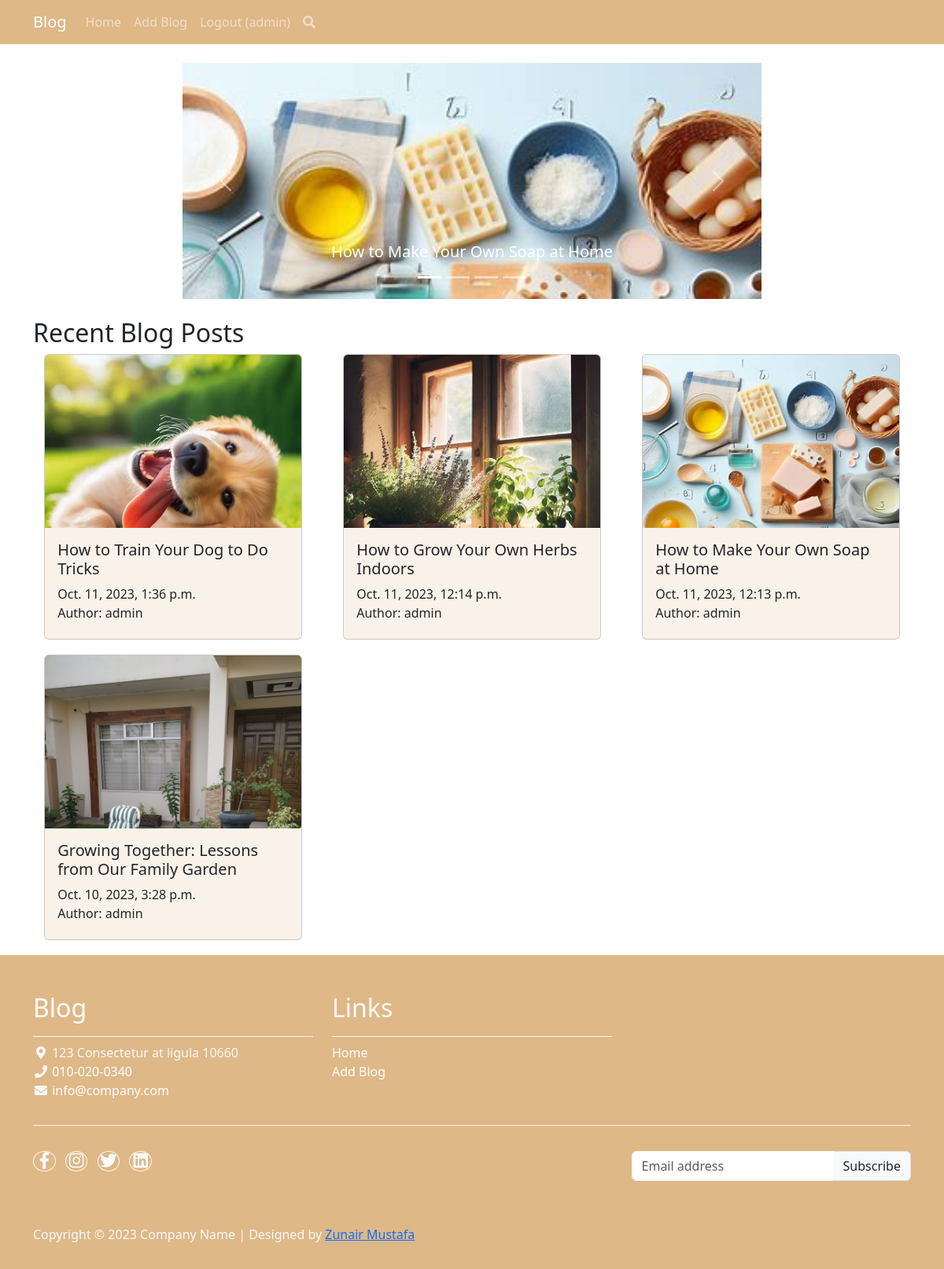
The page /home/ (signed in) on the database its author committed.
### blog_app/models.py (models this page shows, shortened)
class BlogPost(models.Model):
    title = models.CharField(max_length=200)
    desc = models.TextField(max_length=600)
    Content = models.TextField()
    author = models.ForeignKey(User, on_delete=models.CASCADE)
    date = models.DateTimeField(auto_now_add=True)

class BlogImage(models.Model):
    blog = models.ForeignKey(BlogPost, on_delete=models.CASCADE, related_name='images')
    pic = models.ImageField(upload_to='images/')

### blog_app/views.py (the view)
# urls.py: 2. Add a URL to urlpatterns:  path('', views.home, name='home')
def home(request):
    blogs = BlogPost.objects.order_by('-date')
    random_integer = random.randint(1, len(blogs))
    featured_blog = random.choice(blogs)
    return render(request, 'home.html', {'blogs': blogs,
                                            'featured': featured_blog,
                                            'random_integer': random_integer,})

### templates/home.html (shortened to what this page needs)
<!DOCTYPE html>
<html lang="en">
<head>
    <link rel="stylesheet" href="https://cdn.jsdelivr.net/npm/bootstrap/dist/css/bootstrap.min.css">
    <link rel="stylesheet" href="https://cdnjs.cloudflare.com/ajax/libs/font-awesome/5.15.3/css/all.min.css">
</head>
<body>
<div class="content">
<nav class="navbar navbar-expand-lg navbar-dark mx-auto" style="background-color: burlywood;">
    <div class="container">
        <a class="navbar-brand" href="/">Blog</a>
        <div class="collapse navbar-collapse" id="navbarNav">
            <ul class="navbar-nav ml-auto">
                <li class="nav-item active">
                    <a class="nav-link" href="/">Home</a>
                </li>
                <li class="nav-item">
                    <a class="nav-link" href="/add/">Add Blog</a>
                </li>
                {% if request.user.is_authenticated %}
                    <li class="nav-item">
                        <a class="nav-link" href="/logout/">Logout ({{request.user}})</a>
                    </li>
                {% else %}
                    <li class="nav-item">
                        <a class="nav-link" href="/login/">Login</a>
                    </li>
                {% endif %}
                <li class="nav-item">
                    <label for="search-form-toggle" class="nav-link">
                        <i class="fa fa-search"></i>
                    </label>
                </li>
            </ul>
        </div>
    </div>
</nav>
{% block content%}
<div class="container mt-4">
    <div class="row">
        <div class="col-md-8 mx-auto">
                <div id="mycarousel" class="carousel slide" data-bs-ride="carousel">
                    <div class="carousel-indicators">
                        {% for blog in blogs %}
                            {% if forloop.counter == 1 %}
                            <button type="button" data-bs-target="#mycarousel" data-bs-slide-to="0" class="active" aria-current="true"></button>
                            {% else %}
                            <button type="button" data-bs-target="#mycarousel" data-bs-slide-to="{{ forloop.counter0 }}"></button>
                            {% endif %}
                        {% endfor %}
                    </div>
                        <div class="carousel-inner" >
                            {% for blog in blogs %}
                                {% if forloop.counter == random_integer %}
                                    <div class="carousel-item active">
                                {% else %}
                                    <div class="carousel-item">
                                {% endif %}
                                {% with blog.images.first as i%}
                                    <a href="/blog/{{blog.id}}/">
                                        <div class="main-carousel-box">
                                        <img class="img-fluid d-block"  src="{{ i.pic.url }}" alt="blog img">
                                        </div>
                                    </a>
                                {% endwith %}
                                <div class="carousel-caption d-md-block ">
                                    <h5>{{blog.title}}</h5>
                                  </div>
                                </div>
                            {% endfor %}
                        </div>
                    <a class="carousel-control-prev" href="#mycarousel" role="button" data-bs-slide="prev">
                        <span class="carousel-control-prev-icon" aria-hidden="true"></span>
                    </a>
                    <a class="carousel-control-next" href="#mycarousel" role="button" data-bs-slide="next">
                        <span class="carousel-control-next-icon" aria-hidden="true"></span>
                    </a>
                </div>
        </div>
    </div>
</div>
<div class="container mt-4">
    <h2>Recent Blog Posts</h2>
    <div class="row">
        {% for blog in blogs %}
        <div class="col-md-4 ">
            <a href="/blog/{{ blog.id }}" style="text-decoration: none;">
                <div class="card mb-4 mx-auto" style="background-color:rgba(222, 184, 135, 0.18); height: 95%; width: 92%;">
                    <div class="card-box">
                    {% with blog.images.first as blog_image %}
                    <img src="{{blog_image.pic.url}}" class="card-img-top" alt="Blog" >
                    {% endwith %}
                    </div>
                    <div class="card-body">
                        <h5 class="card-title">{{blog.title}}</h5>
                        <p class="card-text">{{blog.date}}<br>Author: {{blog.author}}</p>
                    </div>
                </div>
            </a>
        </div>
        {% endfor %}
    </div>
</div>
{% endblock%}
</div>
<footer style="background-color: burlywood;">
    <div class="container">
        <div class="row">
            <div class="col-md-4 pt-5">
                <h2 class="h2 border-bottom pb-3 border-light logo" style="color: white;">Blog</h2>
                <ul class="list-unstyled text-light footer-link-list">
                    <li>
                        <i class="fas fa-map-marker-alt fa-fw"></i>
                        123 Consectetur at ligula 10660
                    </li>
                    <li>
                        <i class="fa fa-phone fa-fw"></i>
                        <a class="custom-text-decoration" href="tel:010-020-0340">010-020-0340</a>
                    </li>
                    <li>
                        <i class="fa fa-envelope fa-fw"></i>
                        <a class="custom-text-decoration" href="mailto:info@company.com">info@company.com</a>
                    </li>
                </ul>
            </div>
            <div class="col-md-4 pt-5">
                <h2 class="h2 text-light border-bottom pb-3 border-light">Links</h2>
                <ul class="list-unstyled text-light footer-link-list">
                    <li><a class="custom-text-decoration" href="{% url 'default'%}"}">Home</a></li>
                    <li><a class="custom-text-decoration" href="{% url 'add'%}">Add Blog</a></li>
                </ul>
            </div>
        </div>
        <div class="row text-light mb-4">
            <div class="col-12 mb-3">
                <div class="w-100 my-3 border-top border-light"></div>
            </div>
            <div class="col-auto me-auto">
                <ul class="list-inline text-left footer-icons">
                    <li class="list-inline-item border border-light rounded-circle text-center">
                        <a class="text-light custom-text-decoration" target="_blank" href="http://facebook.com/"><i class="fab fa-facebook-f fa-lg fa-fw"></i></a>
                    </li>
                    <li class="list-inline-item border border-light rounded-circle text-center">
                        <a class="text-light custom-text-decoration" target="_blank" href="https://www.instagram.com/"><i class="fab fa-instagram fa-lg fa-fw"></i></a>
                    </li>
                    <li class="list-inline-item border border-light rounded-circle text-center">
                        <a class="text-light custom-text-decoration" target="_blank" href="https://twitter.com/"><i class="fab fa-twitter fa-lg fa-fw"></i></a>
                    </li>
                    <li class="list-inline-item border border-light rounded-circle text-center">
                        <a class="text-light custom-text-decoration" target="_blank" href="https://www.linkedin.com/"><i class="fab fa-linkedin fa-lg fa-fw"></i></a>
                    </li>
                </ul>
            </div>
            <div class="col-auto">
                <div class="input-group mb-2">
                    <input type="text" class="form-control border-light" id="subscribeEmail" placeholder="Email address">
                    <div class="input-group-text btn-success text-dark">Subscribe</div>
                </div>
            </div>
        </div>
    </div>
    <div class="w-100 py-3">
        <div class="container">
            <div class="row pt-2">
                <div class="col-12">
                    <p class="text-left text-light">
                        Copyright &copy; 2023 Company Name
                        | Designed by <a rel="sponsored" href="#" target="_blank">Zunair Mustafa</a>
                    </p>
                </div>
            </div>
        </div>
    </div>
</footer>
</body>
</html>

### templates/home.html (style rules this page uses)
body { display: flex; flex-direction: column; min-height: 100vh; }
.content { flex: 1; }
.main-carousel-box { height: 300px; overflow: hidden; }
.main-carousel-box img { width: 100%; object-fit: cover; }
.card-box { height: 220px; overflow: hidden; }
.card-box img { width: 100%; object-fit: contain; }
.custom-text-decoration { text-decoration: none; color: white; }

### rows shown on the page
BlogPost: images.first.pic (picture), title "How to Train Your Dog to Do Tricks", date "Oct. 11, 2023, 1:36 p.m.", author "admin"
BlogPost: images.first.pic (picture), title "How to Grow Your Own Herbs Indoors", date "Oct. 11, 2023, 12:14 p.m.", author "admin"
BlogPost: images.first.pic (picture), title "How to Make Your Own Soap at Home", date "Oct. 11, 2023, 12:13 p.m.", author "admin"
BlogPost: images.first.pic (picture), title "Growing Together: Lessons from Our Family Garden", date "Oct. 10, 2023, 3:28 p.m.", author "admin"

### other values the page prints
{{ request.user }} "admin"
